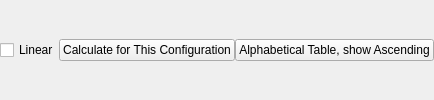
                  <widget class="QFrame" name="frame_36">
                   <property name="frameShape">
                    <enum>QFrame::NoFrame</enum>
                   </property>
                   <property name="frameShadow">
                    <enum>QFrame::Raised</enum>
                   </property>
                   <layout class="QHBoxLayout" name="horizontalLayout_38">
                    <property name="spacing">
                     <number>0</number>
                    </property>
                    <property name="leftMargin">
                     <number>0</number>
                    </property>
                    <property name="topMargin">
                     <number>0</number>
                    </property>
                    <property name="rightMargin">
                     <number>0</number>
                    </property>
                    <property name="bottomMargin">
                     <number>0</number>
                    </property>
                    <item>
                     <widget class="QCheckBox" name="checkBoxInterpolationType">
                      <property name="toolTip">
                       <string>&lt;html&gt;&lt;head/&gt;&lt;body&gt;&lt;p&gt;Choose the interpolation type of SAF values for radiobuclides particles energies that are not defined in the SAF-calculated list of energies&lt;/p&gt;&lt;/body&gt;&lt;/html&gt;</string>
                      </property>
                      <property name="text">
                       <string>Linear</string>
                      </property>
                     </widget>
                    </item>
                    <item>
                     <widget class="QPushButton" name="pushButtonGetResultsNucl">
                      <property name="toolTip">
                       <string>&lt;html&gt;&lt;head/&gt;&lt;body&gt;&lt;p&gt;Calculate the internal dosimetry quantity chosen for all radionuclides according to the region's configuration and filters of radionuclides.&lt;/p&gt;&lt;/body&gt;&lt;/html&gt;</string>
                      </property>
                      <property name="text">
                       <string>Calculate for This Configuration</string>
                      </property>
                     </widget>
                    </item>
                    <item>
                     <widget class="QPushButton" name="pushButtonReverseData">
                      <property name="toolTip">
                       <string>&lt;html&gt;&lt;head/&gt;&lt;body&gt;&lt;p&gt;Show the calculated values of radionuclides in the table (in Ascending or Descending modes)&lt;/p&gt;&lt;/body&gt;&lt;/html&gt;</string>
                      </property>
                      <property name="text">
                       <string>Alphabetical Table, show Ascending</string>
                      </property>
                     </widget>
                    </item>
                   </layout>
                  </widget>
